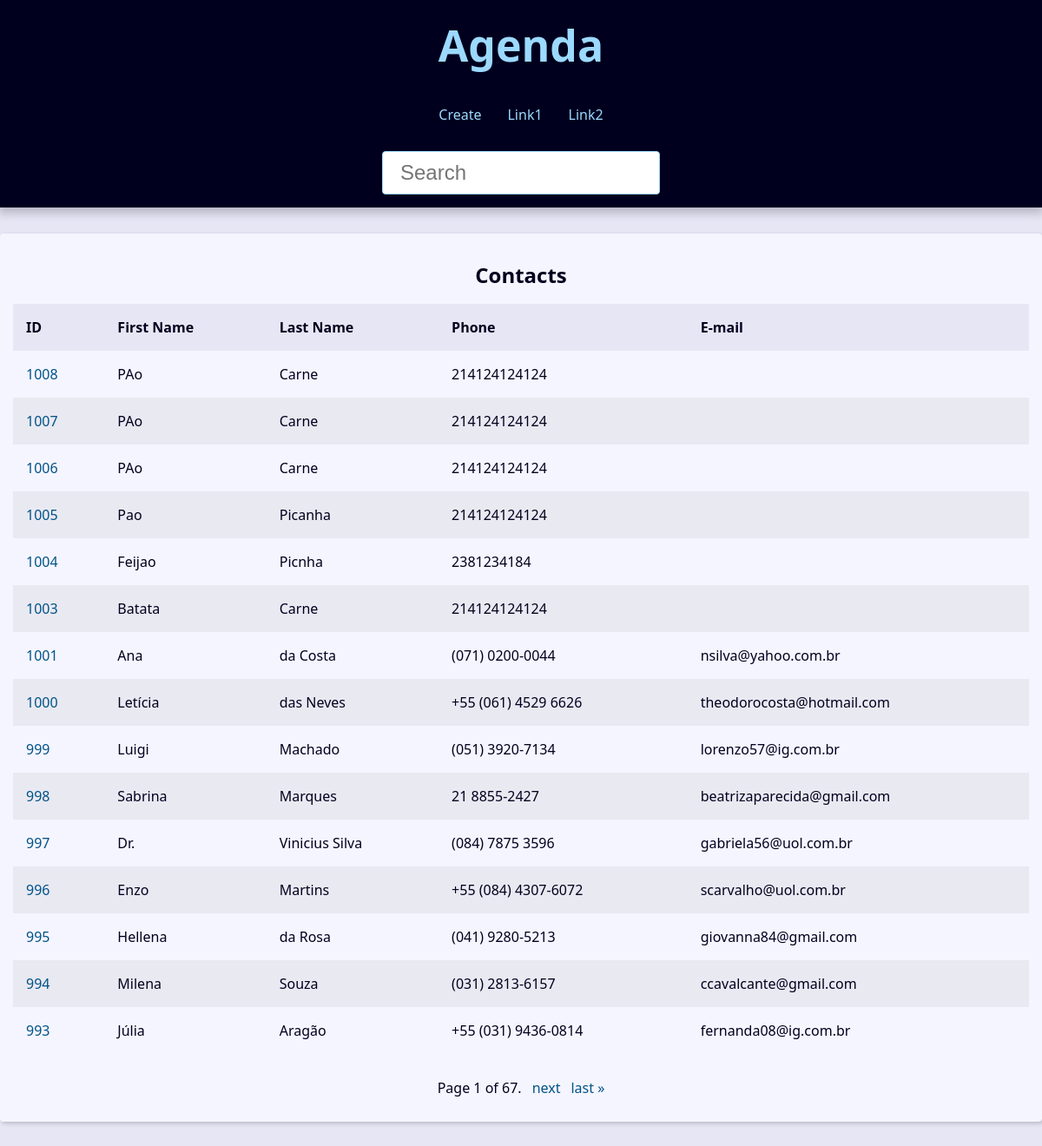
The page / on the database its author committed.
### contact/models.py (models this page shows, shortened)
class Contact(models.Model):
    class Meta:
        verbose_name = 'Contato'
        verbose_name_plural = 'Contatos'
    first_name = models.CharField(max_length=50)
    last_name = models.CharField(max_length=50, blank=True)
    phone = models.CharField(max_length=50, blank=True)
    email = models.EmailField(max_length=254, blank=True)
    create_date = models.DateTimeField(default=timezone.now)
    description = models.TextField(blank=True)
    show = models.BooleanField(default=True)
    picture = models.ImageField(blank=True, upload_to='pictures/%Y/%M/')
    category = models.ForeignKey(Category, on_delete=models.SET_NULL,
                                 blank=True, null=True)
    owner = models.ForeignKey(User, on_delete=models.SET_NULL,
                                 blank=True, null=True)

### contact/views/contact_views.py (the view)
# urls.py: path('', views.index, name='index'),
def index(request):
    contacts = Contact.objects.filter(show=True).order_by('-id')
    paginator= Paginator(contacts, 15)
    page_number = request.GET.get("page")
    page_obj = paginator.get_page(page_number)
    context = {
        'contacts': contacts,
        'page_obj': page_obj,
        'site_title': 'Contatos - '
    }
    return render(
        request,
        'contact/index.html',
        context
    )

### contact/templates/contact/index.html
{% extends 'global/base.html' %}
{% block content %}
  <div class="responsive-table">
    <table class="contacts-table">
      <caption class="table-caption ">
        Contacts
      </caption>
      <thead>
        <tr class="table-row table-row-header">
          <th class="table-header">ID</th>
          <th class="table-header">First Name</th>
          <th class="table-header">Last Name</th>
          <th class="table-header">Phone</th>
          <th class="table-header">E-mail</th>
        </tr>
      </thead>
      <tbody>
        {% for contact in page_obj %}
          <tr class="table-row">
            <td class="table-cel">
              <a class="table-link" href="{% url 'contact:contact' contact.id %}">
                {{ contact.id }}
              </a>
            </td>
            <td class="table-cel">
              {{ contact.first_name }}
            </td>
            <td class="table-cel">
              {{ contact.last_name }}
            </td>
            <td class="table-cel">
              {{ contact.phone }}
            </td>
            <td class="table-cel">
              {{ contact.email }}
            </td>
          </tr>
        {% endfor %}
      </tbody>
    </table>
  </div>
{% endblock content %}

### base_static/global/css/style.css (style rules this page uses)
:root { --spacing: 1.5rem; --link-dark-color: rgb(0, 83, 134); --link-light-color: rgb(156, 217, 255); --clr-white: rgb(245, 245, 255); --clr-black: rgb(0, 0, 30); --clr-light-gray: rgb(230, 230, 245); --clr-dark-shadow-5: rgba(0, 0, 10, 5%); --clr-dark-shadow-10: rgba(0, 0, 10, 10%); --clr-dark-shadow-20: rgba(0, 0, 10, 20%); --clr-light-shadow-5: rgba(200, 200, 255, 5%); --clr-light-shadow-10: rgba(200, 200, 255, 10%); --clr-light-shadow-20: rgba(200, 200, 255, 20%); --main-page-width: 120rem; --table-min-width: 60rem; --biggest-font-size: 5rem; --bigger-font-size: 4rem; --big-font-size: 3.2rem; --medium-font-size: 2.4rem; --small-font-size: 1.6rem; --smaller-font-size: 1.4rem; --smallest-font-size: 1.2rem; --transition-fast: 300ms; --transition-medium: 600ms; --transition-slow: 1s; --default-border-radius: 4px; }
*, *::before, *::after { margin: 0; padding: 0; box-sizing: border-box; }
html { font-size: 62.5%; }
body { font-family: system-ui, -apple-system, BlinkMacSystemFont, 'Segoe UI', Roboto, Oxygen, Ubuntu, Cantarell, 'Open Sans', 'Helvetica Neue', sans-serif; line-height: 1.5; font-size: var(--small-font-size); color: var(--clr-black); -webkit-font-smoothing: antialiased; background: var(--clr-light-gray); }
.responsive-table { width: 100%; overflow-x: auto; }
.contacts-table { width: 100%; min-width: var(--table-min-width); border-collapse: collapse; }
.table-caption { font-size: var(--medium-font-size); font-weight: bold; padding: var(--spacing); }
.table-row { text-align: left; text-overflow: ellipsis; transition: background-color var(--transition-fast) ease-in-out; }
.table-row:nth-of-type(2n) { background: var(--clr-dark-shadow-5); }
.table-row-header { background: var(--clr-light-gray); color: var(--clr-black); }
.table-cel, .table-header { padding: var(--spacing); }
.table-link { color: var(--link-dark-color); transition: color var(--transition-fast) ease-in-out; text-decoration: none; }

### rows shown on the page
Contact: id "1008", first_name "PAo", last_name "Carne", phone "214124124124"
Contact: id "1007", first_name "PAo", last_name "Carne", phone "214124124124"
Contact: id "1006", first_name "PAo", last_name "Carne", phone "214124124124"
Contact: id "1005", first_name "Pao", last_name "Picanha", phone "214124124124"
Contact: id "1004", first_name "Feijao", last_name "Picnha", phone "2381234184"
Contact: id "1003", first_name "Batata", last_name "Carne", phone "214124124124"
Contact: id "1001", first_name "Ana", last_name "da Costa", phone "(071) 0200-0044", email "nsilva@yahoo.com.br"
Contact: id "1000", first_name "Letícia", last_name "das Neves", phone "+55 (061) 4529 6626", email "theodorocosta@hotmail.com"
Contact: id "999", first_name "Luigi", last_name "Machado", phone "(051) 3920-7134", email "lorenzo57@ig.com.br"
Contact: id "998", first_name "Sabrina", last_name "Marques", phone "21 8855-2427", email "beatrizaparecida@gmail.com"
Contact: id "997", first_name "Dr.", last_name "Vinicius Silva", phone "(084) 7875 3596", email "gabriela56@uol.com.br"
Contact: id "996", first_name "Enzo", last_name "Martins", phone "+55 (084) 4307-6072", email "scarvalho@uol.com.br"
Contact: id "995", first_name "Hellena", last_name "da Rosa", phone "(041) 9280-5213", email "giovanna84@gmail.com"
Contact: id "994", first_name "Milena", last_name "Souza", phone "(031) 2813-6157", email "ccavalcante@gmail.com"
Contact: id "993", first_name "Júlia", last_name "Aragão", phone "+55 (031) 9436-0814", email "fernanda08@ig.com.br"

### other values the page prints
{{ page_obj.number }} "1"
{{ page_obj.paginator.num_pages }} "67"
